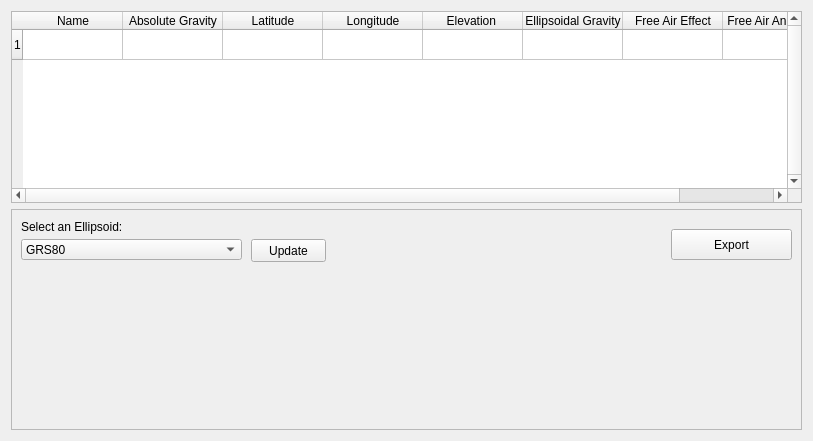
          <widget class="QWidget" name="tab_5">
           <attribute name="title">
            <string>Gravity Reductions</string>
           </attribute>
           <layout class="QGridLayout" name="gridLayout">
            <item row="0" column="0">
             <widget class="QTableWidget" name="GravityReductionsTab">
              <property name="minimumSize">
               <size>
                <width>781</width>
                <height>0</height>
               </size>
              </property>
              <property name="maximumSize">
               <size>
                <width>16777215</width>
                <height>16777215</height>
               </size>
              </property>
              <property name="verticalScrollBarPolicy">
               <enum>Qt::ScrollBarAlwaysOn</enum>
              </property>
              <property name="editTriggers">
               <set>QAbstractItemView::NoEditTriggers</set>
              </property>
              <row>
               <property name="text">
                <string>1</string>
               </property>
              </row>
              <column>
               <property name="text">
                <string>Name</string>
               </property>
              </column>
              <column>
               <property name="text">
                <string>Absolute Gravity</string>
               </property>
              </column>
              <column>
               <property name="text">
                <string>Latitude</string>
               </property>
              </column>
              <column>
               <property name="text">
                <string>Longitude</string>
               </property>
              </column>
              <column>
               <property name="text">
                <string>Elevation </string>
               </property>
              </column>
              <column>
               <property name="text">
                <string>Ellipsoidal Gravity</string>
               </property>
              </column>
              <column>
               <property name="text">
                <string>Free Air Effect</string>
               </property>
              </column>
              <column>
               <property name="text">
                <string>Free Air Anomaly</string>
               </property>
              </column>
             </widget>
            </item>
            <item row="1" column="0">
             <widget class="QFrame" name="frame_13">
              <property name="minimumSize">
               <size>
                <width>791</width>
                <height>221</height>
               </size>
              </property>
              <property name="maximumSize">
               <size>
                <width>16777215</width>
                <height>16777215</height>
               </size>
              </property>
              <property name="frameShape">
               <enum>QFrame::StyledPanel</enum>
              </property>
              <property name="frameShadow">
               <enum>QFrame::Raised</enum>
              </property>
              <widget class="QPushButton" name="ExportGravityreductions">
               <property name="geometry">
                <rect>
                 <x>660</x>
                 <y>20</y>
                 <width>121</width>
                 <height>31</height>
                </rect>
               </property>
               <property name="text">
                <string>Export</string>
               </property>
              </widget>
              <widget class="QComboBox" name="Ellipsoidselect">
               <property name="geometry">
                <rect>
                 <x>10</x>
                 <y>30</y>
                 <width>221</width>
                 <height>21</height>
                </rect>
               </property>
               <item>
                <property name="text">
                 <string>GRS80</string>
                </property>
               </item>
               <item>
                <property name="text">
                 <string>GRS67</string>
                </property>
               </item>
              </widget>
              <widget class="QLabel" name="label_10">
               <property name="geometry">
                <rect>
                 <x>10</x>
                 <y>10</y>
                 <width>101</width>
                 <height>16</height>
                </rect>
               </property>
               <property name="text">
                <string>Select an Ellipsoid:</string>
               </property>
              </widget>
              <widget class="QPushButton" name="UpdateEll">
               <property name="geometry">
                <rect>
                 <x>240</x>
                 <y>30</y>
                 <width>75</width>
                 <height>23</height>
                </rect>
               </property>
               <property name="text">
                <string>Update</string>
               </property>
              </widget>
             </widget>
            </item>
           </layout>
          </widget>
